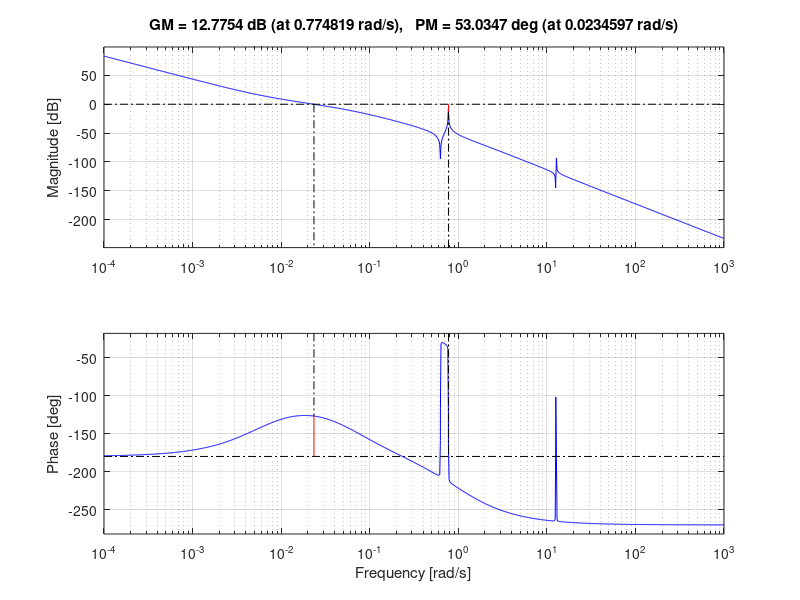
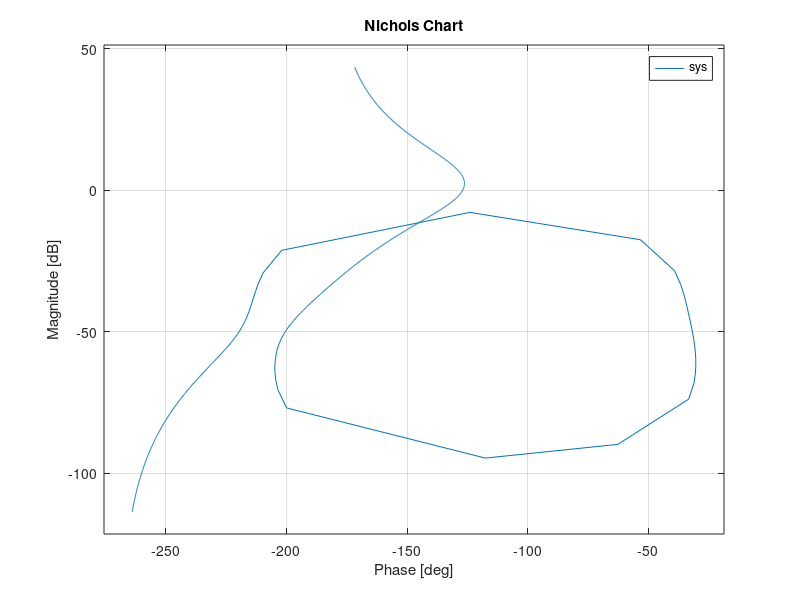
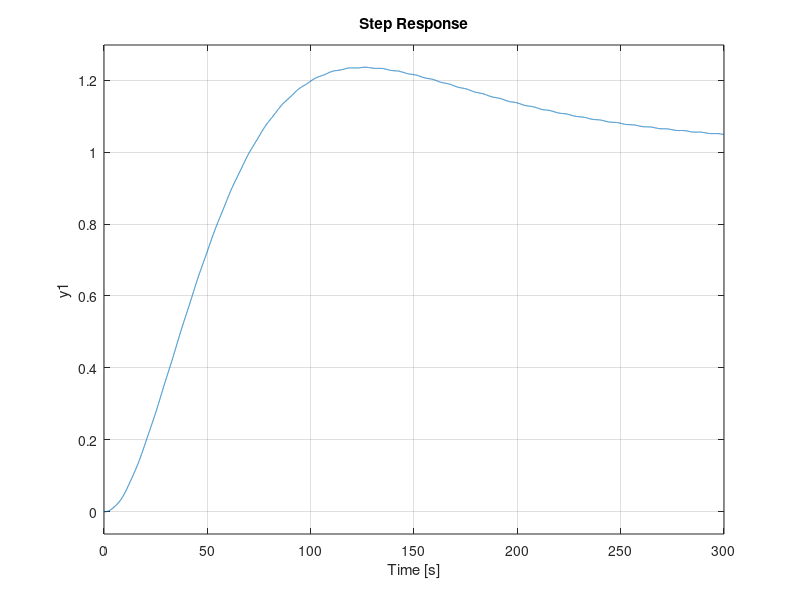

Source code (MATLAB) for these figures, in order:
pkg load control 
pkg load signal

FLEX=1;
FILTRO=0;
DELAY=1;

% Satelite 

is = 1069;
ns=1;
ds=[is 0 0];

nt=ns; 
dt=ds;

% La proporcion de Inercia aportada por el apendice flexible se regulara con la constante rmi (i=1,2,...)
% rmi = Inercia del Apendice flexible / Inercia total del satelite = Ia/Is
% Por otro lado para calcular la frecuencia modal ( denominador de la funcion de transferencia ) se necesitan Is y I0=Is-Ia
% I0=Is-Ia=Is-rmi*Is=Is*(1-rmi)
 
% Modo elastico de antena 

rm1=0.04; 
i0=is*(1-rm1);
f1=2.0; 
psi1 =0.001;     

w1 =2*pi*f1;
psi1m=psi1*sqrt(is/i0); 
w1m=w1*sqrt(is/i0);

n1=is/i0*[1 2*psi1*w1   w1*w1];
d1=[1 2*psi1m*w1m w1m*w1m];
 
% Modo elastico de los paneles solares
 
rm2=0.34; 
i0=is*(1-rm2);
f2=0.1; 
psi2 =0.001;     

w2 =2*pi*f2;
psi2m=psi2*sqrt(is/i0); 
w2m=w2*sqrt(is/i0);

n2=is/i0*[1 2*psi2*w2   w2*w2];
d2=[1 2*psi2m*w2m w2m*w2m];

if (FLEX )
 nt=conv(nt,n1); 
 dt=conv(dt,d1);
 
 nt=conv(nt,n2); 
 dt=conv(dt,d2);
endif

% LEAD-LAG

k=3.17*0.05;
psi=1.;

Wn = sqrt ( k/is );
kd = 2*psi*Wn*is;
Td = kd/k;

nc=[k*Td k];
dc=[Td/10 1];

nt=conv(nt,nc); 
dt=conv(dt,dc);

% Delay

Tdelay=1;
ndelay=1;
ddelay=[Tdelay 1];

if(DELAY)
 nt=conv(nt,ndelay); 
 dt=conv(dt,ddelay);
endif

sys=tf(nt,dt);

% Filtro

[N1,D1]=ellip(6,2.,10,1.5,'low','s');
sys_F1=tf(N1,D1);

if(FILTRO)
 sys=sys*sys_F1;
endif

sysCL=sys/(1+sys);

figure 1; margin(sys);
figure 2; nichols(sys,{0.001,10});
figure 3; step(sysCL);
